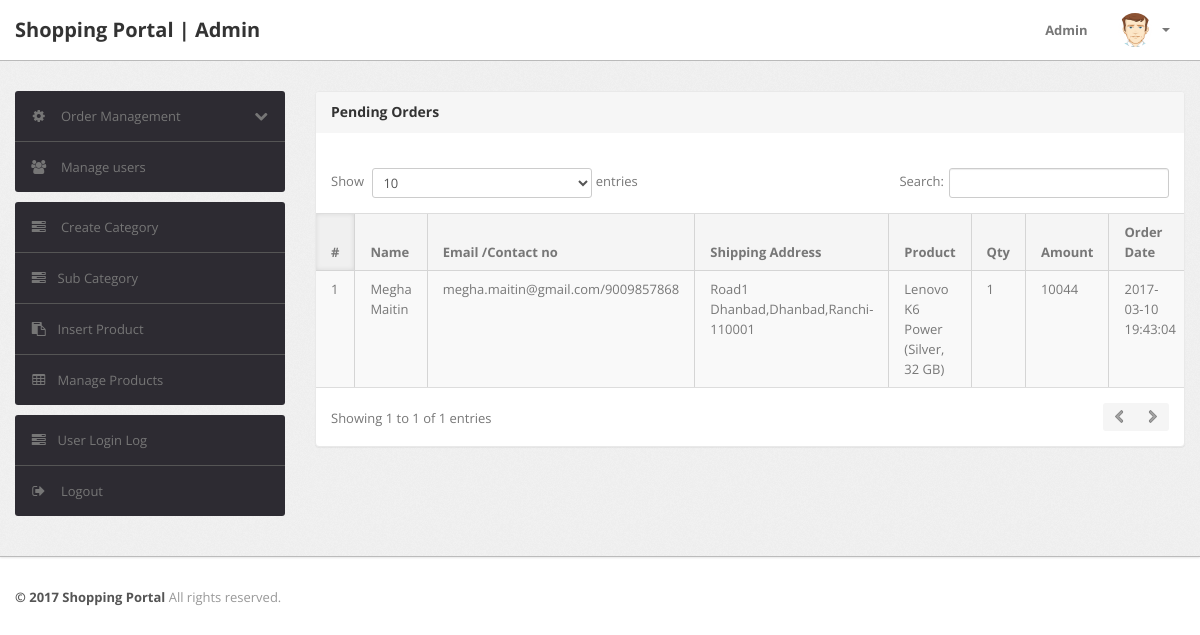
Page /shopping/admin/delivered-orders.php (signed in) on the committed database.
### tables this page shows
CREATE TABLE `orders` (
  `id` int(11) NOT NULL,
  `userId` int(11) DEFAULT NULL,
  `productId` varchar(255) DEFAULT NULL,
  `quantity` int(11) DEFAULT NULL,
  `orderDate` timestamp NOT NULL DEFAULT current_timestamp(),
  `paymentMethod` varchar(50) DEFAULT NULL,
  `orderStatus` varchar(55) DEFAULT NULL
);

CREATE TABLE `users` (
  `id` int(11) NOT NULL,
  `name` varchar(255) DEFAULT NULL,
  `email` varchar(255) DEFAULT NULL,
  `contactno` bigint(11) DEFAULT NULL,
  `password` varchar(255) DEFAULT NULL,
  `shippingAddress` longtext DEFAULT NULL,
  `shippingState` varchar(255) DEFAULT NULL,
  `shippingCity` varchar(255) DEFAULT NULL,
  `shippingPincode` int(11) DEFAULT NULL,
  `billingAddress` longtext DEFAULT NULL,
  `billingState` varchar(255) DEFAULT NULL,
  `billingCity` varchar(255) DEFAULT NULL,
  `billingPincode` int(11) DEFAULT NULL,
  `regDate` timestamp NOT NULL DEFAULT current_timestamp(),
  `updationDate` varchar(255) DEFAULT NULL
);

CREATE TABLE `products` (
  `id` int(11) NOT NULL,
  `category` int(11) NOT NULL,
  `subCategory` int(11) DEFAULT NULL,
  `productName` varchar(255) DEFAULT NULL,
  `productCompany` varchar(255) DEFAULT NULL,
  `productPrice` int(11) DEFAULT NULL,
  `productPriceBeforeDiscount` int(11) DEFAULT NULL,
  `productDescription` longtext DEFAULT NULL,
  `productImage1` varchar(255) DEFAULT NULL,
  `productImage2` varchar(255) DEFAULT NULL,
  `productImage3` varchar(255) DEFAULT NULL,
  `shippingCharge` int(11) DEFAULT NULL,
  `productAvailability` varchar(255) DEFAULT NULL,
  `postingDate` timestamp NULL DEFAULT current_timestamp(),
  `updationDate` varchar(255) DEFAULT NULL
);

### shopping/admin/delivered-orders.php (the view, shortened to what this page needs)
<?php
include('include/config.php');
if(strlen($_SESSION['alogin'])==0)
	{
header('location:index.php');
}
else{
?>
<!DOCTYPE html>
<html lang="en">
<head>
	<link type="text/css" href="bootstrap/css/bootstrap.min.css" rel="stylesheet">
	<link type="text/css" href="bootstrap/css/bootstrap-responsive.min.css" rel="stylesheet">
	<link type="text/css" href="css/theme.css" rel="stylesheet">
	<link type="text/css" href="images/icons/css/font-awesome.css" rel="stylesheet">
</head>
<body>
<?php include('include/header.php');?>
	<div class="wrapper">
		<div class="container">
			<div class="row">
<?php include('include/sidebar.php');?>
			<div class="span9">
					<div class="content">
	<div class="module">
							<div class="module-head">
								<h3>Pending Orders</h3>
							</div>
							<div class="module-body table">
									<br />
								<table cellpadding="0" cellspacing="0" border="0" class="datatable-1 table table-bordered table-striped	 display table-responsive" >
									<thead>
										<tr>
											<th>#</th>
											<th> Name</th>
											<th width="50">Email /Contact no</th>
											<th>Shipping Address</th>
											<th>Product </th>
											<th>Qty </th>
											<th>Amount </th>
											<th>Order Date</th>
										</tr>
									</thead>
<tbody>
<?php
$st='Delivered';
$query=mysqli_query($con,"select users.name as username,users.email as useremail,users.contactno as usercontact,users.shippingAddress as shippingaddress,users.shippingCity as shippingcity,users.shippingState as shippingstate,users.shippingPincode as shippingpincode,products.productName as productname,products.shippingCharge as shippingcharge,orders.quantity as quantity,orders.orderDate as orderdate,products.productPrice as productprice,orders.id as id  from orders join users on  orders.userId=users.id join products on products.id=orders.productId where orders.orderStatus='$st'");
$cnt=1;
while($row=mysqli_fetch_array($query))
{
?>
										<tr>
											<td><?php echo htmlentities($cnt);?></td>
											<td><?php echo htmlentities($row['username']);?></td>
											<td><?php echo htmlentities($row['useremail']);?>/<?php echo htmlentities($row['usercontact']);?></td>
											<td><?php echo htmlentities($row['shippingaddress'].",".$row['shippingcity'].",".$row['shippingstate']."-".$row['shippingpincode']);?></td>
											<td><?php echo htmlentities($row['productname']);?></td>
											<td><?php echo htmlentities($row['quantity']);?></td>
											<td><?php echo htmlentities($row['quantity']*$row['productprice']+$row['shippingcharge']);?></td>
											<td><?php echo htmlentities($row['orderdate']);?></td>
											</tr>
										<?php $cnt=$cnt+1; } ?>
										</tbody>
								</table>
							</div>
						</div>
					</div>
				</div>
			</div>
		</div>
	</div>
<?php include('include/footer.php');?>
</body>
<?php } ?>

### shopping/admin/css/theme.css (style rules this page uses)
body { font-size: 13px; font-family: 'Open Sans', Arial, sans-serif; background: #fff; color: #777 }
h1, h2, h3, h4, h5, h6 { color: #333; margin-top: 0 }
h3 { font-size: 20px }
.wrapper { background: url(../images/bg.png) #eee; border-bottom: 1px solid #bbb; -webkit-box-shadow: 0 1px 2px rgba(0,0,0,0.1); -moz-box-shadow: 0 1px 2px rgba(0,0,0,0.1); box-shadow: 0 1px 2px rgba(0,0,0,0.1); padding: 30px 0 }
.module { background: #fff; -webkit-border-radius: 3px; -moz-border-radius: 3px; border-radius: 3px; border: 1px solid #ccc; border-bottom-color: #bbb; -webkit-box-shadow: 0 0 1px rgba(0,0,0,0.2); -moz-box-shadow: 0 0 1px rgba(0,0,0,0.2); box-shadow: 0 0 1px rgba(0,0,0,0.2); margin-bottom: 30px }
.table { margin-bottom: 0 }
.table th, .table td { border-color: #d5d5d5!important }
.table-bordered thead:first-child tr:first-child>th:first-child, .table-bordered tbody:first-child tr:first-child>td:first-child { -webkit-border-top-left-radius: 2px; -moz-border-radius-topleft: 2px; border-top-left-radius: 2px }
.table-bordered thead:last-child tr:last-child>th:first-child, .table-bordered tbody:last-child tr:last-child>td:first-child, .table-bordered tfoot:last-child tr:last-child>td:first-child { -webkit-border-bottom-left-radius: 2px; -moz-border-radius-bottomleft: 2px; border-bottom-left-radius: 2px }
.module { box-shadow: 0 0 3px rgba(0,0,0,.1); border-color: #e9e9e9; margin-bottom: 20px; background-color: #fff; border-radius: 4px; -webkit-box-shadow: 0 1px 1px rgba(0,0,0,.05); box-shadow: 0 1px 1px rgba(0,0,0,.05); }
.module-head { color: #767676; background-color: #f6f6f6; border-color: #e9e9e9; padding: 10px 15px; border-bottom: 1px solid transparent; border-top-right-radius: 3px; border-top-left-radius: 3px; }
.module-head h3 { font-size: 14px; line-height: 20px; height: 20px; margin: 0 }
.module-body { padding: 15px }
.module-body.table { padding: 15px 0 }
.module-body.table .table th, .module-body.table .table td { padding-left: 15px; padding-right: 15px }
.dataTables_wrapper table th { background: #f5f5f5; cursor: pointer }
.dataTables_wrapper table th.sorting_asc, .dataTables_wrapper table th.sorting_desc { background: #f0f0f0; -webkit-box-shadow: 0 0 5px rgba(0,0,0,0.1) inset; -moz-box-shadow: 0 0 5px rgba(0,0,0,0.1) inset; box-shadow: 0 0 5px rgba(0,0,0,0.1) inset }
.dataTables_wrapper .table-bordered { -webkit-border-radius: 0; -moz-border-radius: 0; border-radius: 0; border-left: 0; border-right: 0 }
.dataTables_wrapper .table-bordered thead tr>th:first-child, .dataTables_wrapper .table-bordered tbody tr>td:first-child, .dataTables_wrapper .table-bordered tfoot tr>td:first-child, .dataTables_wrapper .table-bordered tfoot tr>th:first-child { border-left: 0 }
.dataTables_wrapper .table-bordered thead:first-child tr:first-child>th:first-child, .dataTables_wrapper .table-bordered tbody:first-child tr:first-child>td:first-child { -webkit-border-top-left-radius: 0; -moz-border-radius-topleft: 0; border-top-left-radius: 0 }
.dataTables_wrapper .table-bordered thead:last-child tr:last-child>th:first-child, .dataTables_wrapper .table-bordered tbody:last-child tr:last-child>td:first-child, .dataTables_wrapper .table-bordered tfoot:last-child tr:last-child>td:first-child { -webkit-border-bottom-left-radius: 0; -moz-border-radius-bottomleft: 0; border-bottom-left-radius: 0 }

### rows in the picture
orders: userId.name "Megha Maitin", userId.email "megha.maitin@gmail.com", userId.contactno "9009857868", userId.shippingPincode "Road1 Dhanbad,Dhanbad,Ranchi-110001", productId.productName "Lenovo K6 Power (Silver, 32 GB)", quantity "1", $row['quantity']*$row['productprice']+$row['shippingcharge'] "10044", orderDate "2017-03-10 19:43:04"
